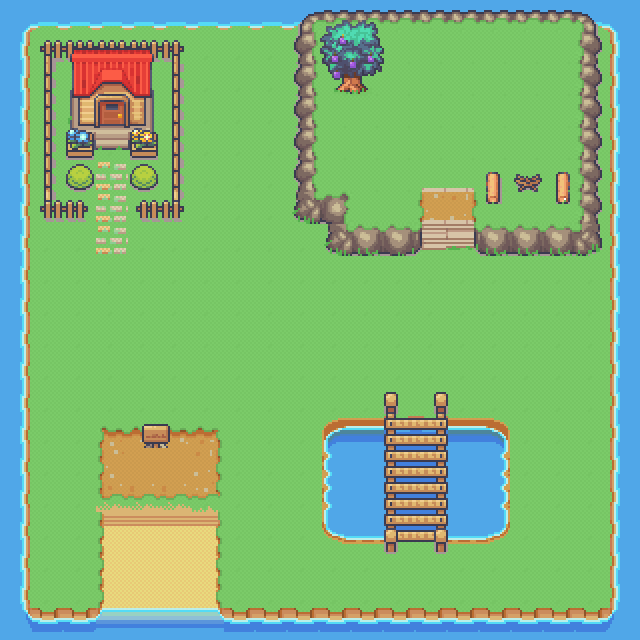

This is a level from a 2D game, rendered from its Tiled map with the project's own tilesets. A one-line summary and the map file follow, with tile-layer data summarised:
An orthogonal 20x20 tile map with 32x32 px tiles, 7 tile layers (Collision, 0, 1, 2, ...) and 2 objects (2x sign).

<map version="1.9" tiledversion="1.9.1" orientation="orthogonal" renderorder="right-down" width="20" height="20" tilewidth="32" tileheight="32" infinite="0" nextlayerid="21" nextobjectid="11">
 <editorsettings>
  <export target="testmap.json" format="json" />
 </editorsettings>
 <tileset firstgid="1" name="island" tilewidth="32" tileheight="32" tilecount="855" columns="19">
  <image source="Serene_Village_32x32.png" trans="000000" width="608" height="1440" />
  <tile id="836">
   <properties>
    <property name="collides" type="bool" value="false" />
   </properties>
  </tile>
  <tile id="837">
   <properties>
    <property name="collides" type="bool" value="false" />
   </properties>
  </tile>
  <tile id="838">
   <properties>
    <property name="collides" type="bool" value="false" />
   </properties>
  </tile>
  <tile id="839">
   <properties>
    <property name="collides" type="bool" value="false" />
   </properties>
  </tile>
  <tile id="840">
   <properties>
    <property name="collides" type="bool" value="false" />
   </properties>
  </tile>
  <tile id="841">
   <properties>
    <property name="collides" type="bool" value="false" />
   </properties>
  </tile>
  <tile id="842">
   <properties>
    <property name="collides" type="bool" value="false" />
   </properties>
  </tile>
  <tile id="843">
   <properties>
    <property name="collides" type="bool" value="false" />
   </properties>
  </tile>
  <tile id="844">
   <properties>
    <property name="collides" type="bool" value="false" />
   </properties>
  </tile>
  <tile id="845">
   <properties>
    <property name="collides" type="bool" value="false" />
   </properties>
  </tile>
  <tile id="846">
   <properties>
    <property name="collides" type="bool" value="false" />
   </properties>
  </tile>
  <tile id="847">
   <properties>
    <property name="collides" type="bool" value="false" />
   </properties>
  </tile>
  <tile id="848">
   <properties>
    <property name="collides" type="bool" value="false" />
   </properties>
  </tile>
  <tile id="849">
   <properties>
    <property name="collides" type="bool" value="false" />
   </properties>
  </tile>
  <tile id="850">
   <properties>
    <property name="collides" type="bool" value="false" />
   </properties>
  </tile>
  <tile id="851">
   <properties>
    <property name="collides" type="bool" value="false" />
   </properties>
  </tile>
  <tile id="852">
   <properties>
    <property name="collides" type="bool" value="false" />
   </properties>
  </tile>
  <tile id="853">
   <properties>
    <property name="collides" type="bool" value="false" />
   </properties>
  </tile>
  <tile id="854">
   <properties>
    <property name="collides" type="bool" value="false" />
   </properties>
  </tile>
 </tileset>
 <layer id="17" name="Collision" width="20" height="20">
  <data>[400 cells, 153 non-empty, 1 distinct tile ids]</data>
 </layer>
 <layer id="1" name="0" width="20" height="20">
  <data>[400 cells, 400 non-empty, 50 distinct tile ids]</data>
 </layer>
 <layer id="13" name="1" width="20" height="20">
  <data>[400 cells, 101 non-empty, 28 distinct tile ids]</data>
 </layer>
 <layer id="7" name="2" width="20" height="20">
  <data>[400 cells, 20 non-empty, 20 distinct tile ids]</data>
 </layer>
 <layer id="9" name="3" width="20" height="20">
  <data>[400 cells, 4 non-empty, 4 distinct tile ids]</data>
 </layer>
 <layer id="18" name="oclude" width="20" height="20">
  <data>[400 cells, 6 non-empty, 6 distinct tile ids]</data>
 </layer>
 <layer id="19" name="oclude2" width="20" height="20">
  <data>[400 cells, 2 non-empty, 2 distinct tile ids]</data>
 </layer>
 <objectgroup id="20" name="sign">
  <object id="9" name="sign" gid="267" x="128" y="480" width="32" height="32" />
  <object id="10" name="sign" gid="268" x="160" y="480" width="32" height="32" />
 </objectgroup>
</map>